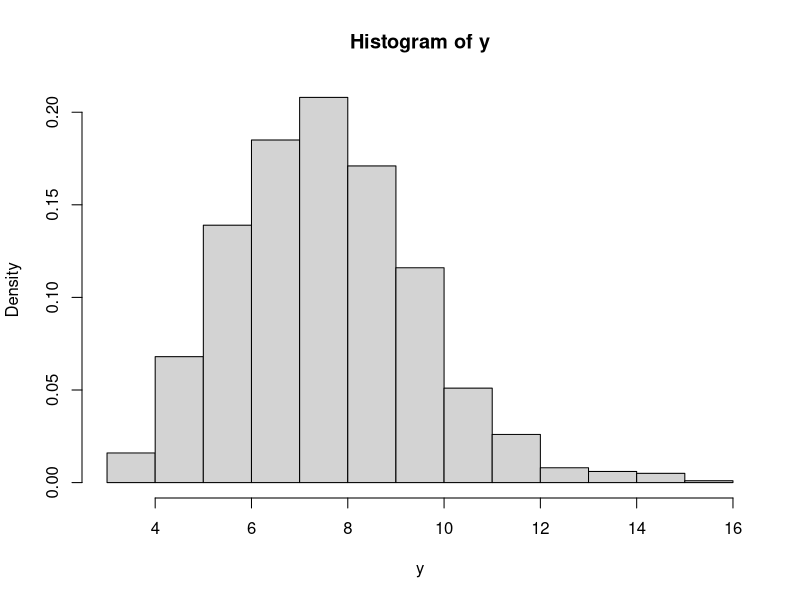
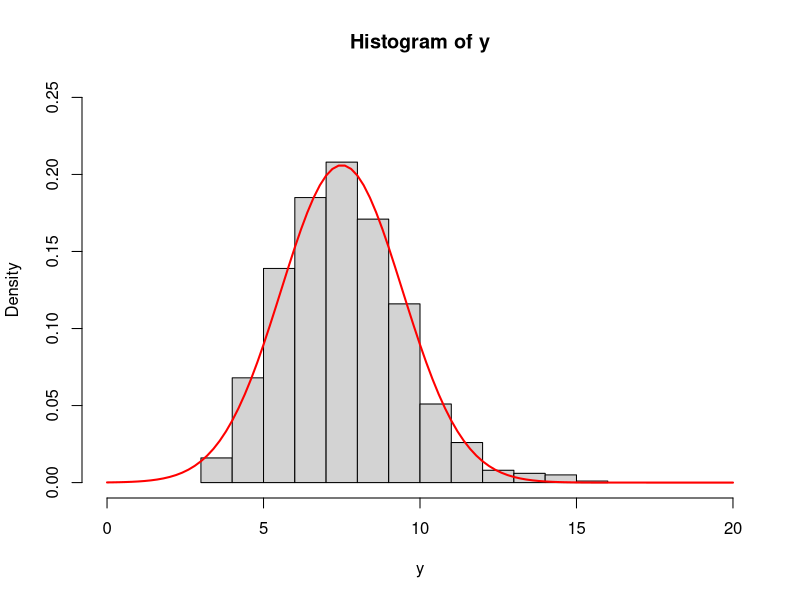
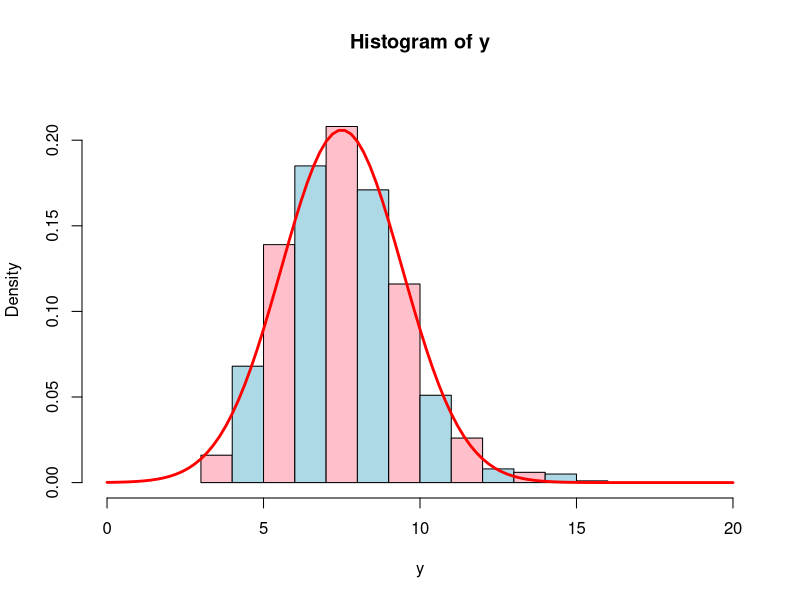
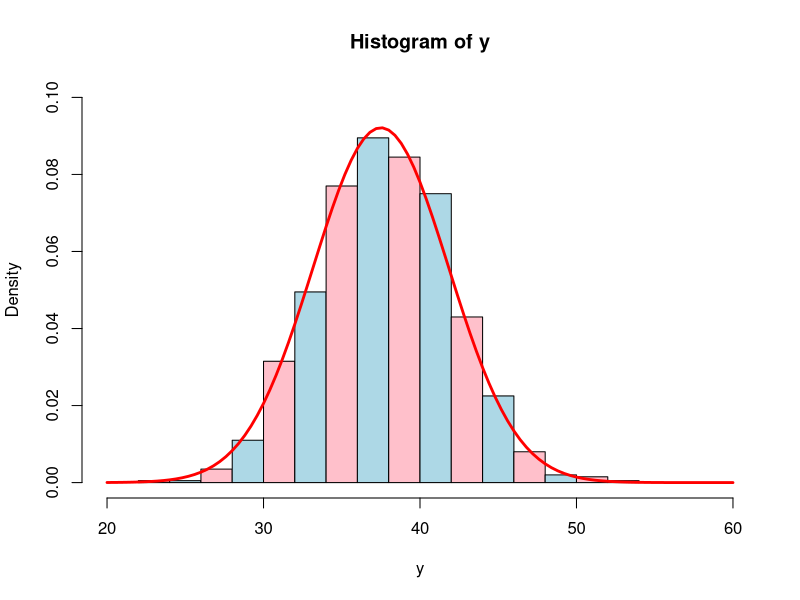

The R script that drew these images, in order:
## ---- chunk 1
sample(1:6,10,replace=TRUE)

set.seed(2019)
sample(1:6,10,replace=TRUE)
## ---- chunk 2
set.seed(2019);rexp(5,0.5)

set.seed(2019);sum(rexp(5,0.5))

set.seed(2019)
X = replicate(1000,sum(rexp(20,0.5)))

mean(X)

var(X)

## ---- chunk 3
n = 15
lambda = 2
set.seed(2019);X = rexp(n, lambda)

X 

mean(X)

var(X)

sum(X) 


## ---- chunk 4
Y = sum(X)
## ---- chunk 5
y = 0*(1:1000) # generate a vector of size 1000

for (i in 1:1000){

   y[i] = sum(rexp(n, lambda))

} 
## ---- chunk 6

y = replicate(1000, sum(rexp(n, lambda)))

## ---- chunk 7
hist(y, prob=TRUE) 
## ---- chunk 8
hist(y,prob=TRUE,
  xlim=c(0,20),
  ylim=c(0,0.25))

curve(dnorm(x,
 mean=n/lambda,
 sd=sqrt(n/(lambda^2))), 
   add=TRUE, lwd=2, col="red")

## ---- chunk 9
hist(y,prob=TRUE,
  xlim=c(0,20),
  ylim=c(0,0.225),
  col=c("pink","lightblue"))

curve(dnorm(x,
 mean=n/lambda,
 sd=sqrt(n/(lambda^2))), 
  add=TRUE, lwd=2.75, 
   col="red")


## ---- chunk 10
n = 75
lambda = 2
set.seed(2019)
y = replicate(1000, sum(rexp(n, lambda)))

hist(y,prob=TRUE,
  xlim=c(20,60),
  ylim=c(0,0.10),
  col=c("pink","lightblue"))

curve(dnorm(x,
 mean=n/lambda,
 sd=sqrt(n/(lambda^2))), 
   add=TRUE, lwd=2.75, 
   col="red")

